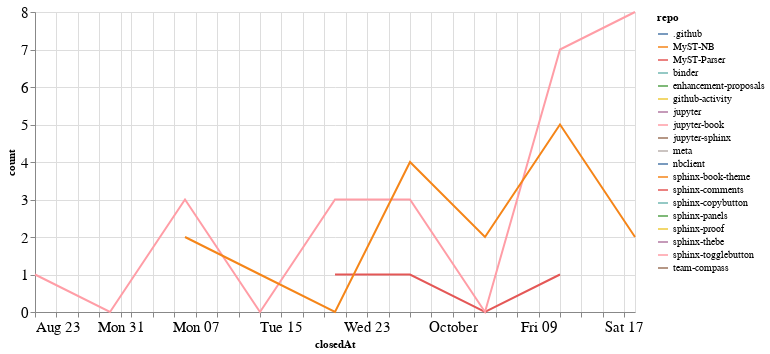

The notebook cell saved with this chart:
### Code cell
closed_by_time = closed_by.groupby('repo').resample('W', on='closedAt').count()['author'].reset_index()
closed_by_time = closed_by_time.rename(columns={'author': 'count'})

alt.Chart(closed_by_time, width=600).mark_line().encode(
    x='closedAt',
    y='count',
    color='repo',
    tooltip="repo"
)

### Figure 1 — Vega-Lite specification as saved in the notebook (floating-point values rounded to 4 significant figures)
{"config": {"axisLeft": {"labelFontSize": 15}, "axisBottom": {"labelFontSize": 15}}, "data": {"name": "data-ce56b77e40bdde423338ac69963c0d66"}, "mark": "line", "encoding": {"color": {"type": "nominal", "field": "repo"}, "tooltip": {"type": "nominal", "field": "repo"}, "x": {"type": "temporal", "field": "closedAt"}, "y": {"type": "quantitative", "field": "count"}}, "width": 600, "$schema": "https://vega.github.io/schema/vega-lite/v4.8.1.json", "datasets": {"data-ce56b77e40bdde423338ac69963c0d66": [{"repo": ".github", "closedAt": "2020-08-30T00:00:00", "count": 1}, {"repo": "MyST-NB", "closedAt": "2020-09-06T00:00:00", "count": 1}, {"repo": "MyST-Parser", "closedAt": "2020-09-20T00:00:00", "count": 1}, {"repo": "MyST-Parser", "closedAt": "2020-09-27T00:00:00", "count": 1}, {"repo": "MyST-Parser", "closedAt": "2020-10-04T00:00:00", "count": 0}, {"repo": "MyST-Parser", "closedAt": "2020-10-11T00:00:00", "count": 1}, {"repo": "binder", "closedAt": "2020-10-18T00:00:00", "count": 1}, {"repo": "enhancement-proposals", "closedAt": "2020-08-30T00:00:00", "count": 1}, {"repo": "github-activity", "closedAt": "2020-10-11T00:00:00", "count": 1}, {"repo": "jupyter", "closedAt": "2020-10-11T00:00:00", "count": 1}, {"repo": "jupyter-book", "closedAt": "2020-08-23T00:00:00", "count": 1}, {"repo": "jupyter-book", "closedAt": "2020-08-30T00:00:00", "count": 0}, {"repo": "jupyter-book", "closedAt": "2020-09-06T00:00:00", "count": 3}, {"repo": "jupyter-book", "closedAt": "2020-09-13T00:00:00", "count": 0}, {"repo": "jupyter-book", "closedAt": "2020-09-20T00:00:00", "count": 3}, {"repo": "jupyter-book", "closedAt": "2020-09-27T00:00:00", "count": 3}, {"repo": "jupyter-book", "closedAt": "2020-10-04T00:00:00", "count": 0}, {"repo": "jupyter-book", "closedAt": "2020-10-11T00:00:00", "count": 7}, {"repo": "jupyter-book", "closedAt": "2020-10-18T00:00:00", "count": 8}, {"repo": "jupyter-sphinx", "closedAt": "2020-09-27T00:00:00", "count": 1}, {"repo": "meta", "closedAt": "2020-09-13T00:00:00", "count": 2}, {"repo": "nbclient", "closedAt": "2020-09-13T00:00:00", "count": 1}, {"repo": "sphinx-book-theme", "closedAt": "2020-09-06T00:00:00", "count": 2}, {"repo": "sphinx-book-theme", "closedAt": "2020-09-13T00:00:00", "count": 1}, {"repo": "sphinx-book-theme", "closedAt": "2020-09-20T00:00:00", "count": 0}, {"repo": "sphinx-book-theme", "closedAt": "2020-09-27T00:00:00", "count": 4}, {"repo": "sphinx-book-theme", "closedAt": "2020-10-04T00:00:00", "count": 2}, {"repo": "sphinx-book-theme", "closedAt": "2020-10-11T00:00:00", "count": 5}, {"repo": "sphinx-book-theme", "closedAt": "2020-10-18T00:00:00", "count": 2}, {"repo": "sphinx-comments", "closedAt": "2020-09-27T00:00:00", "count": 1}, {"repo": "sphinx-copybutton", "closedAt": "2020-09-27T00:00:00", "count": 1}, {"repo": "sphinx-panels", "closedAt": "2020-10-18T00:00:00", "count": 1}, {"repo": "sphinx-proof", "closedAt": "2020-09-27T00:00:00", "count": 1}, {"repo": "sphinx-thebe", "closedAt": "2020-10-18T00:00:00", "count": 1}, {"repo": "sphinx-togglebutton", "closedAt": "2020-09-13T00:00:00", "count": 2}, {"repo": "team-compass", "closedAt": "2020-10-11T00:00:00", "count": 1}]}}
